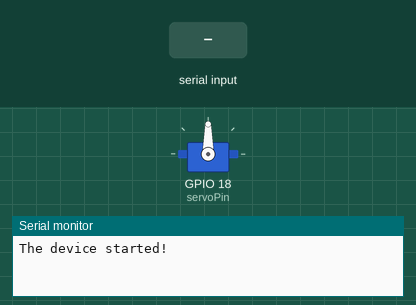
The sketch below on a simulated ESP32. Shown: servo, the last lines printed to the serial monitor. Inputs (shaded band) come from the test bench. Nothing arrives over Bluetooth unless stated.

Above: at 1.2 s.
1.3 s: "30,150\n" received over the second serial link
At 2.5 s:
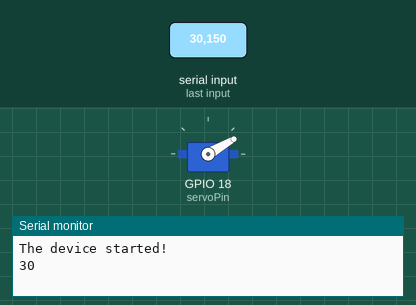
2.8 s: "5\n" received over the second serial link
At 3.8 s:
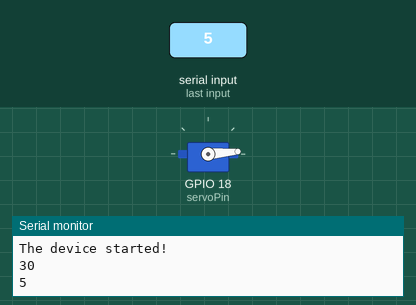
4.3 s: "200\n" received over the second serial link
At 5.1 s:
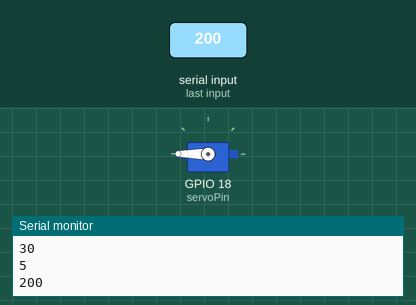
5.8 s: "90,45\n" received over the second serial link
At 6.4 s:
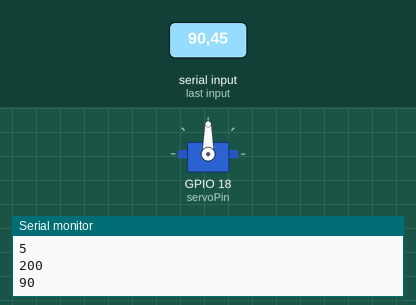
Timing chart, 0 to 8.3 s (numbered marks = the images above; inputs shaded):
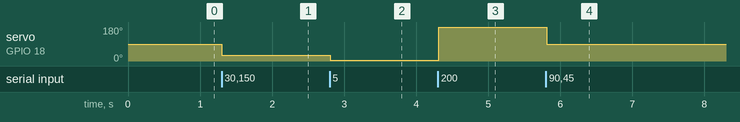

Measured:
- after the input at 1.3 s, servo on GPIO 18 (servoPin): 90° → 30° at once
- after the input at 2.8 s, servo on GPIO 18 (servoPin): 30° → 5° at once
- after the input at 4.3 s, servo on GPIO 18 (servoPin): 5° → 180° at once
- after the input at 5.8 s, servo on GPIO 18 (servoPin): 180° → 90° at once

The sketch:

Servo_Control_PWM_ESP32.ino
```cpp
#include "BluetoothSerial.h"

String readString;

BluetoothSerial SerialBT;

#include <ESP32Servo.h>

Servo myservo;  // create servo object to control a servo
// 16 servo objects can be created on the ESP32

int pos = 0;    // variable to store the servo position
// Recommended PWM GPIO pins on the ESP32 include 2,4,12-19,21-23,25-27,32-33
int servoPin = 18;


void setup() {
  Serial.begin(115200);
  SerialBT.begin("ESP32test"); //Bluetooth device name
  Serial.println("The device started!");

  ESP32PWM::allocateTimer(0);
  ESP32PWM::allocateTimer(1);
  ESP32PWM::allocateTimer(2);
  ESP32PWM::allocateTimer(3);
  myservo.setPeriodHertz(50);    // standard 50 hz servo
  myservo.attach(servoPin, 1000, 2000);

}

void loop() {
  if (Serial.available()) {
    SerialBT.write(Serial.read());
  }

  while (SerialBT.available()) {

    char x=SerialBT.read();
    readString += x;
  }

  if (readString.length() >0) {
    Serial.println(readString.toInt());
    myservo.write(readString.toInt());
  }

  readString="";
  delay(100);
}
```
